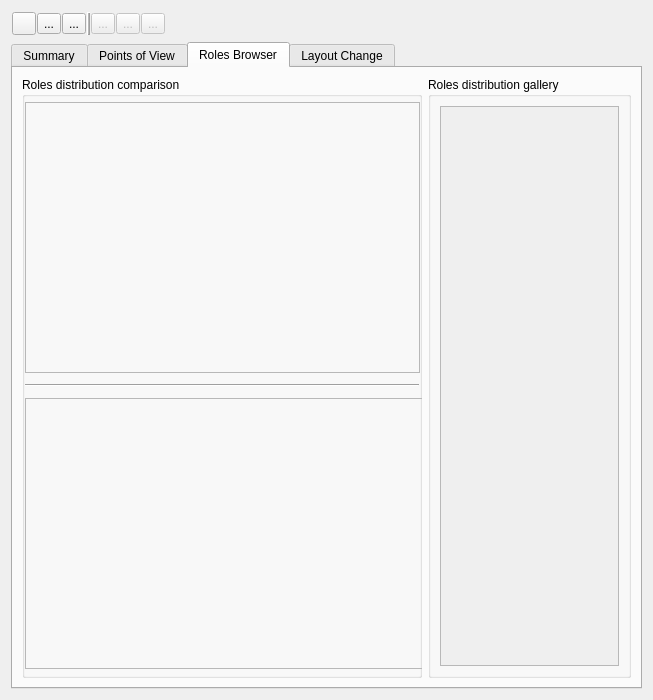
<?xml version="1.0" encoding="UTF-8"?>
<ui version="4.0">
 <author>Juan David Cruz-Gómez</author>
 <class>mainWidgetView</class>
 <widget class="QWidget" name="mainWidgetView">
  <property name="geometry">
   <rect>
    <x>0</x>
    <y>0</y>
    <width>653</width>
    <height>700</height>
   </rect>
  </property>
  <property name="minimumSize">
   <size>
    <width>630</width>
    <height>600</height>
   </size>
  </property>
  <property name="maximumSize">
   <size>
    <width>653</width>
    <height>700</height>
   </size>
  </property>
  <property name="windowTitle">
   <string>MainWidgetView</string>
  </property>
  <layout class="QVBoxLayout" name="verticalLayout">
   <item>
    <widget class="QWidget" name="toolBarWidget" native="true">
     <layout class="QHBoxLayout" name="horizontalLayout">
      <property name="spacing">
       <number>1</number>
      </property>
      <property name="margin">
       <number>1</number>
      </property>
      <item>
       <widget class="QToolButton" name="loadPovButton">
        <property name="toolTip">
         <string>Load a new set of features</string>
        </property>
        <property name="text">
         <string/>
        </property>
        <property name="icon">
         <iconset resource="res/main_widget_res.qrc">
          <normaloff>:/addpov16.png</normaloff>:/addpov16.png</iconset>
        </property>
       </widget>
      </item>
      <item>
       <widget class="QToolButton" name="configurePoVButton">
        <property name="toolTip">
         <string>Configure the points of view</string>
        </property>
        <property name="text">
         <string>...</string>
        </property>
        <property name="icon">
         <iconset resource="res/main_widget_res.qrc">
          <normaloff>:/conf1616.png</normaloff>:/conf1616.png</iconset>
        </property>
       </widget>
      </item>
      <item>
       <widget class="QToolButton" name="resetConfigurationButton">
        <property name="toolTip">
         <string>Reset the point of view configuration (must re-load the features file)</string>
        </property>
        <property name="text">
         <string>...</string>
        </property>
        <property name="icon">
         <iconset resource="res/main_widget_res.qrc">
          <normaloff>:/reset16.png</normaloff>:/reset16.png</iconset>
        </property>
       </widget>
      </item>
      <item>
       <widget class="Line" name="line">
        <property name="frameShadow">
         <enum>QFrame::Raised</enum>
        </property>
        <property name="lineWidth">
         <number>1</number>
        </property>
        <property name="midLineWidth">
         <number>1</number>
        </property>
        <property name="orientation">
         <enum>Qt::Vertical</enum>
        </property>
       </widget>
      </item>
      <item>
       <widget class="QToolButton" name="startButton">
        <property name="enabled">
         <bool>false</bool>
        </property>
        <property name="toolTip">
         <string>Start the process</string>
        </property>
        <property name="text">
         <string>...</string>
        </property>
        <property name="icon">
         <iconset resource="res/main_widget_res.qrc">
          <normaloff>:/play1616.png</normaloff>:/play1616.png</iconset>
        </property>
       </widget>
      </item>
      <item>
       <widget class="QToolButton" name="stepButton">
        <property name="enabled">
         <bool>false</bool>
        </property>
        <property name="toolTip">
         <string>Execute the process step-by-step</string>
        </property>
        <property name="text">
         <string>...</string>
        </property>
        <property name="icon">
         <iconset resource="res/main_widget_res.qrc">
          <normaloff>:/step1616.png</normaloff>:/step1616.png</iconset>
        </property>
       </widget>
      </item>
      <item>
       <widget class="QToolButton" name="stopButton">
        <property name="enabled">
         <bool>false</bool>
        </property>
        <property name="toolTip">
         <string>Stop the process</string>
        </property>
        <property name="text">
         <string>...</string>
        </property>
        <property name="icon">
         <iconset resource="res/main_widget_res.qrc">
          <normaloff>:/stop16.png</normaloff>:/stop16.png</iconset>
        </property>
       </widget>
      </item>
      <item>
       <spacer name="horizontalSpacer">
        <property name="orientation">
         <enum>Qt::Horizontal</enum>
        </property>
        <property name="sizeHint" stdset="0">
         <size>
          <width>40</width>
          <height>20</height>
         </size>
        </property>
       </spacer>
      </item>
     </layout>
    </widget>
   </item>
   <item>
    <widget class="QTabWidget" name="mainTabs">
     <property name="contextMenuPolicy">
      <enum>Qt::CustomContextMenu</enum>
     </property>
     <property name="currentIndex">
      <number>2</number>
     </property>
     <widget class="QWidget" name="summaryTab">
      <attribute name="title">
       <string>Summary</string>
      </attribute>
      <layout class="QVBoxLayout" name="verticalLayout_2">
       <item>
        <widget class="QGroupBox" name="groupBox">
         <property name="minimumSize">
          <size>
           <width>560</width>
           <height>246</height>
          </size>
         </property>
         <property name="maximumSize">
          <size>
           <width>1120</width>
           <height>300</height>
          </size>
         </property>
         <property name="title">
          <string>Graph Information</string>
         </property>
         <layout class="QHBoxLayout" name="horizontalLayout_9">
          <property name="spacing">
           <number>1</number>
          </property>
          <property name="margin">
           <number>0</number>
          </property>
          <item>
           <widget class="QWidget" name="widget_3" native="true">
            <layout class="QGridLayout" name="gridLayout_2">
             <item row="0" column="0">
              <widget class="QLabel" name="nbNodesLabel">
               <property name="text">
                <string>Nodes:</string>
               </property>
              </widget>
             </item>
             <item row="1" column="0">
              <widget class="QLabel" name="nbEdgesLabel">
               <property name="text">
                <string>Edges:</string>
               </property>
              </widget>
             </item>
             <item row="0" column="1">
              <widget class="QLabel" name="nbEdgesInfo">
               <property name="minimumSize">
                <size>
                 <width>60</width>
                 <height>13</height>
                </size>
               </property>
               <property name="maximumSize">
                <size>
                 <width>60</width>
                 <height>13</height>
                </size>
               </property>
               <property name="text">
                <string>000000</string>
               </property>
              </widget>
             </item>
             <item row="1" column="1">
              <widget class="QLabel" name="nbNodesInfo">
               <property name="minimumSize">
                <size>
                 <width>60</width>
                 <height>13</height>
                </size>
               </property>
               <property name="maximumSize">
                <size>
                 <width>60</width>
                 <height>13</height>
                </size>
               </property>
               <property name="text">
                <string>000000</string>
               </property>
              </widget>
             </item>
             <item row="4" column="0">
              <widget class="QLabel" name="modularityLabel">
               <property name="text">
                <string>Modularity:</string>
               </property>
              </widget>
             </item>
             <item row="3" column="0">
              <widget class="QLabel" name="nbCommuntiesLabel">
               <property name="text">
                <string>Communities:</string>
               </property>
              </widget>
             </item>
             <item row="3" column="1">
              <widget class="QLabel" name="nbCommunitiesInfo">
               <property name="minimumSize">
                <size>
                 <width>60</width>
                 <height>13</height>
                </size>
               </property>
               <property name="maximumSize">
                <size>
                 <width>60</width>
                 <height>13</height>
                </size>
               </property>
               <property name="text">
                <string>000000</string>
               </property>
              </widget>
             </item>
             <item row="4" column="1">
              <widget class="QLabel" name="modularityInfo">
               <property name="minimumSize">
                <size>
                 <width>60</width>
                 <height>13</height>
                </size>
               </property>
               <property name="maximumSize">
                <size>
                 <width>60</width>
                 <height>13</height>
                </size>
               </property>
               <property name="text">
                <string>0.0000</string>
               </property>
              </widget>
             </item>
             <item row="5" column="0">
              <spacer name="verticalSpacer">
               <property name="orientation">
                <enum>Qt::Vertical</enum>
               </property>
               <property name="sizeHint" stdset="0">
                <size>
                 <width>20</width>
                 <height>40</height>
                </size>
               </property>
              </spacer>
             </item>
            </layout>
           </widget>
          </item>
          <item>
           <widget class="QFrame" name="degreeDistSpace">
            <property name="minimumSize">
             <size>
              <width>350</width>
              <height>100</height>
             </size>
            </property>
            <property name="frameShape">
             <enum>QFrame::StyledPanel</enum>
            </property>
            <property name="frameShadow">
             <enum>QFrame::Raised</enum>
            </property>
            <layout class="QHBoxLayout" name="horizontalLayout_13">
             <property name="spacing">
              <number>0</number>
             </property>
             <property name="margin">
              <number>0</number>
             </property>
             <item>
              <widget class="QCustomPlot" name="degreeDistSpaceW" native="true"/>
             </item>
            </layout>
           </widget>
          </item>
         </layout>
        </widget>
       </item>
       <item>
        <widget class="QGroupBox" name="groupBox_2">
         <property name="minimumSize">
          <size>
           <width>560</width>
           <height>247</height>
          </size>
         </property>
         <property name="maximumSize">
          <size>
           <width>1120</width>
           <height>300</height>
          </size>
         </property>
         <property name="title">
          <string>Features and Points of View Information</string>
         </property>
         <layout class="QGridLayout" name="gridLayout">
          <item row="0" column="0">
           <widget class="QLabel" name="featuresFilenameLabel">
            <property name="text">
             <string>File name:</string>
            </property>
           </widget>
          </item>
          <item row="0" column="1">
           <widget class="QLabel" name="featuresFileNameInfo">
            <property name="text">
             <string>N/A</string>
            </property>
           </widget>
          </item>
          <item row="1" column="0">
           <widget class="QLabel" name="nbFeaturesLabel">
            <property name="text">
             <string>Number of features (columns):</string>
            </property>
           </widget>
          </item>
          <item row="1" column="1">
           <widget class="QLabel" name="nbFeaturesInfo">
            <property name="text">
             <string>N/A</string>
            </property>
           </widget>
          </item>
          <item row="2" column="0">
           <widget class="QLabel" name="featuresHeaderLabel">
            <property name="text">
             <string>Headers:</string>
            </property>
           </widget>
          </item>
          <item row="2" column="1">
           <widget class="QListWidget" name="povHeaderList">
            <property name="minimumSize">
             <size>
              <width>300</width>
              <height>100</height>
             </size>
            </property>
            <property name="maximumSize">
             <size>
              <width>300</width>
              <height>100</height>
             </size>
            </property>
           </widget>
          </item>
          <item row="3" column="0">
           <widget class="QLabel" name="nbPoVLabel">
            <property name="text">
             <string>Defined points of view:</string>
            </property>
           </widget>
          </item>
          <item row="3" column="1">
           <widget class="QLabel" name="nbPoVInfo">
            <property name="text">
             <string>N/A</string>
            </property>
           </widget>
          </item>
          <item row="4" column="0">
           <spacer name="verticalSpacer_2">
            <property name="orientation">
             <enum>Qt::Vertical</enum>
            </property>
            <property name="sizeHint" stdset="0">
             <size>
              <width>20</width>
              <height>40</height>
             </size>
            </property>
           </spacer>
          </item>
          <item row="2" column="2">
           <spacer name="horizontalSpacer_3">
            <property name="orientation">
             <enum>Qt::Horizontal</enum>
            </property>
            <property name="sizeHint" stdset="0">
             <size>
              <width>40</width>
              <height>20</height>
             </size>
            </property>
           </spacer>
          </item>
         </layout>
        </widget>
       </item>
      </layout>
     </widget>
     <widget class="QWidget" name="povTab">
      <attribute name="title">
       <string>Points of View</string>
      </attribute>
      <layout class="QHBoxLayout" name="horizontalLayout_2">
       <item>
        <widget class="QGroupBox" name="povListGroup">
         <property name="minimumSize">
          <size>
           <width>310</width>
           <height>512</height>
          </size>
         </property>
         <property name="maximumSize">
          <size>
           <width>310</width>
           <height>512</height>
          </size>
         </property>
         <property name="title">
          <string>PoV List</string>
         </property>
         <layout class="QHBoxLayout" name="horizontalLayout_3">
          <property name="margin">
           <number>4</number>
          </property>
          <item>
           <widget class="QTreeWidget" name="povTreeList">
            <property name="columnCount">
             <number>2</number>
            </property>
            <column>
             <property name="text">
              <string notr="true">1</string>
             </property>
            </column>
            <column>
             <property name="text">
              <string notr="true">2</string>
             </property>
            </column>
           </widget>
          </item>
         </layout>
        </widget>
       </item>
       <item>
        <widget class="QWidget" name="widget" native="true">
         <property name="minimumSize">
          <size>
           <width>310</width>
           <height>512</height>
          </size>
         </property>
         <property name="maximumSize">
          <size>
           <width>310</width>
           <height>512</height>
          </size>
         </property>
         <layout class="QVBoxLayout" name="verticalLayout_3">
          <property name="leftMargin">
           <number>4</number>
          </property>
          <property name="topMargin">
           <number>0</number>
          </property>
          <property name="rightMargin">
           <number>4</number>
          </property>
          <property name="bottomMargin">
           <number>4</number>
          </property>
          <item>
           <widget class="QGroupBox" name="nullPoVReportGroup">
            <property name="minimumSize">
             <size>
              <width>302</width>
              <height>249</height>
             </size>
            </property>
            <property name="title">
             <string>Composition of communities PoV null</string>
            </property>
            <layout class="QVBoxLayout" name="verticalLayout_4">
             <property name="spacing">
              <number>3</number>
             </property>
             <property name="leftMargin">
              <number>3</number>
             </property>
             <property name="bottomMargin">
              <number>3</number>
             </property>
             <item>
              <widget class="QCustomPlot" name="barGraphSpacePoVNull" native="true">
               <property name="minimumSize">
                <size>
                 <width>280</width>
                 <height>170</height>
                </size>
               </property>
              </widget>
             </item>
             <item>
              <widget class="QFrame" name="infoFramePoVNull">
               <property name="minimumSize">
                <size>
                 <width>280</width>
                 <height>33</height>
                </size>
               </property>
               <property name="frameShape">
                <enum>QFrame::StyledPanel</enum>
               </property>
               <property name="frameShadow">
                <enum>QFrame::Plain</enum>
               </property>
               <layout class="QHBoxLayout" name="horizontalLayout_5">
                <item>
                 <widget class="QLabel" name="povNullModLabel">
                  <property name="text">
                   <string>Modularity:</string>
                  </property>
                 </widget>
                </item>
                <item>
                 <widget class="QLabel" name="povNullModValue">
                  <property name="minimumSize">
                   <size>
                    <width>50</width>
                    <height>25</height>
                   </size>
                  </property>
                  <property name="maximumSize">
                   <size>
                    <width>50</width>
                    <height>25</height>
                   </size>
                  </property>
                  <property name="text">
                   <string>0.0000</string>
                  </property>
                  <property name="wordWrap">
                   <bool>true</bool>
                  </property>
                 </widget>
                </item>
                <item>
                 <widget class="Line" name="line_2">
                  <property name="orientation">
                   <enum>Qt::Vertical</enum>
                  </property>
                 </widget>
                </item>
                <item>
                 <widget class="QLabel" name="povNullEntropyLabel">
                  <property name="text">
                   <string>Entropy:</string>
                  </property>
                 </widget>
                </item>
                <item>
                 <widget class="QLabel" name="povNullEntropyValue">
                  <property name="minimumSize">
                   <size>
                    <width>50</width>
                    <height>25</height>
                   </size>
                  </property>
                  <property name="maximumSize">
                   <size>
                    <width>50</width>
                    <height>25</height>
                   </size>
                  </property>
                  <property name="text">
                   <string>0.0000</string>
                  </property>
                  <property name="wordWrap">
                   <bool>true</bool>
                  </property>
                 </widget>
                </item>
               </layout>
              </widget>
             </item>
            </layout>
           </widget>
          </item>
          <item>
           <widget class="QGroupBox" name="selPoVReportGroup">
            <property name="minimumSize">
             <size>
              <width>302</width>
              <height>248</height>
             </size>
            </property>
            <property name="title">
             <string>Composition of communities selected PoV</string>
            </property>
            <layout class="QVBoxLayout" name="verticalLayout_5">
             <item>
              <widget class="QCustomPlot" name="barGraphSpacePoVSel" native="true">
               <property name="minimumSize">
                <size>
                 <width>280</width>
                 <height>170</height>
                </size>
               </property>
              </widget>
             </item>
             <item>
              <widget class="QFrame" name="infoFramePoVSel">
               <property name="minimumSize">
                <size>
                 <width>280</width>
                 <height>33</height>
                </size>
               </property>
               <property name="frameShape">
                <enum>QFrame::StyledPanel</enum>
               </property>
               <property name="frameShadow">
                <enum>QFrame::Plain</enum>
               </property>
               <layout class="QHBoxLayout" name="horizontalLayout_6">
                <item>
                 <widget class="QLabel" name="povSelModLabel">
                  <property name="text">
                   <string>Modularity:</string>
                  </property>
                 </widget>
                </item>
                <item>
                 <widget class="QLabel" name="povSelModValue">
                  <property name="minimumSize">
                   <size>
                    <width>50</width>
                    <height>25</height>
                   </size>
                  </property>
                  <property name="maximumSize">
                   <size>
                    <width>50</width>
                    <height>25</height>
                   </size>
                  </property>
                  <property name="text">
                   <string>0.0000</string>
                  </property>
                  <property name="wordWrap">
                   <bool>true</bool>
                  </property>
                 </widget>
                </item>
                <item>
                 <widget class="Line" name="line_3">
                  <property name="orientation">
                   <enum>Qt::Vertical</enum>
                  </property>
                 </widget>
                </item>
                <item>
                 <widget class="QLabel" name="povSelEntropyLabel">
                  <property name="text">
                   <string>Entropy:</string>
                  </property>
                 </widget>
                </item>
                <item>
                 <widget class="QLabel" name="povSelEntropyValue">
                  <property name="minimumSize">
                   <size>
                    <width>50</width>
                    <height>25</height>
                   </size>
                  </property>
                  <property name="maximumSize">
                   <size>
                    <width>50</width>
                    <height>25</height>
                   </size>
                  </property>
                  <property name="text">
                   <string>0.0000</string>
                  </property>
                  <property name="wordWrap">
                   <bool>true</bool>
                  </property>
                 </widget>
                </item>
               </layout>
              </widget>
             </item>
            </layout>
           </widget>
          </item>
         </layout>
        </widget>
       </item>
      </layout>
     </widget>
     <widget class="QWidget" name="rolesTab">
      <attribute name="title">
       <string>Roles Browser</string>
      </attribute>
      <layout class="QHBoxLayout" name="horizontalLayout_8">
       <item>
        <widget class="QGroupBox" name="roleComparisonBox">
         <property name="minimumSize">
          <size>
           <width>400</width>
           <height>500</height>
          </size>
         </property>
         <property name="maximumSize">
          <size>
           <width>400</width>
           <height>16777215</height>
          </size>
         </property>
         <property name="title">
          <string>Roles distribution comparison</string>
         </property>
         <layout class="QVBoxLayout" name="verticalLayout_6">
          <property name="margin">
           <number>0</number>
          </property>
          <item>
           <widget class="QFrame" name="pov1RolesDist">
            <property name="minimumSize">
             <size>
              <width>395</width>
              <height>271</height>
             </size>
            </property>
            <property name="maximumSize">
             <size>
              <width>395</width>
              <height>271</height>
             </size>
            </property>
            <property name="frameShape">
             <enum>QFrame::StyledPanel</enum>
            </property>
            <property name="frameShadow">
             <enum>QFrame::Raised</enum>
            </property>
            <layout class="QHBoxLayout" name="horizontalLayout_10">
             <property name="spacing">
              <number>0</number>
             </property>
             <property name="margin">
              <number>0</number>
             </property>
             <item>
              <widget class="QCustomPlot" name="pov1RolesDistW" native="true">
               <property name="contextMenuPolicy">
                <enum>Qt::CustomContextMenu</enum>
               </property>
              </widget>
             </item>
            </layout>
           </widget>
          </item>
          <item>
           <widget class="Line" name="line_6">
            <property name="orientation">
             <enum>Qt::Horizontal</enum>
            </property>
           </widget>
          </item>
          <item>
           <widget class="QFrame" name="pov2RolesDist">
            <property name="minimumSize">
             <size>
              <width>398</width>
              <height>271</height>
             </size>
            </property>
            <property name="maximumSize">
             <size>
              <width>398</width>
              <height>271</height>
             </size>
            </property>
            <property name="frameShape">
             <enum>QFrame::StyledPanel</enum>
            </property>
            <property name="frameShadow">
             <enum>QFrame::Raised</enum>
            </property>
            <layout class="QHBoxLayout" name="horizontalLayout_11">
             <property name="margin">
              <number>0</number>
             </property>
             <item>
              <widget class="QCustomPlot" name="pov2RolesDistW" native="true"/>
             </item>
            </layout>
           </widget>
          </item>
         </layout>
        </widget>
       </item>
       <item>
        <widget class="QGroupBox" name="roleGalleryBox">
         <property name="title">
          <string>Roles distribution gallery</string>
         </property>
         <layout class="QVBoxLayout" name="verticalLayout_12">
          <item>
           <widget class="QScrollArea" name="scrollArea">
            <property name="widgetResizable">
             <bool>true</bool>
            </property>
            <widget class="QWidget" name="roleThumbnailArea">
             <property name="geometry">
              <rect>
               <x>0</x>
               <y>0</y>
               <width>179</width>
               <height>549</height>
              </rect>
             </property>
             <property name="autoFillBackground">
              <bool>true</bool>
             </property>
            </widget>
           </widget>
          </item>
         </layout>
        </widget>
       </item>
      </layout>
     </widget>
     <widget class="QWidget" name="layoutsTab">
      <attribute name="title">
       <string>Layout Change</string>
      </attribute>
     </widget>
    </widget>
   </item>
  </layout>
 </widget>
 <customwidgets>
  <customwidget>
   <class>QCustomPlot</class>
   <extends>QWidget</extends>
   <header>qcustomplot.h</header>
   <container>1</container>
  </customwidget>
 </customwidgets>
 <resources>
  <include location="res/main_widget_res.qrc"/>
 </resources>
 <connections/>
</ui>
